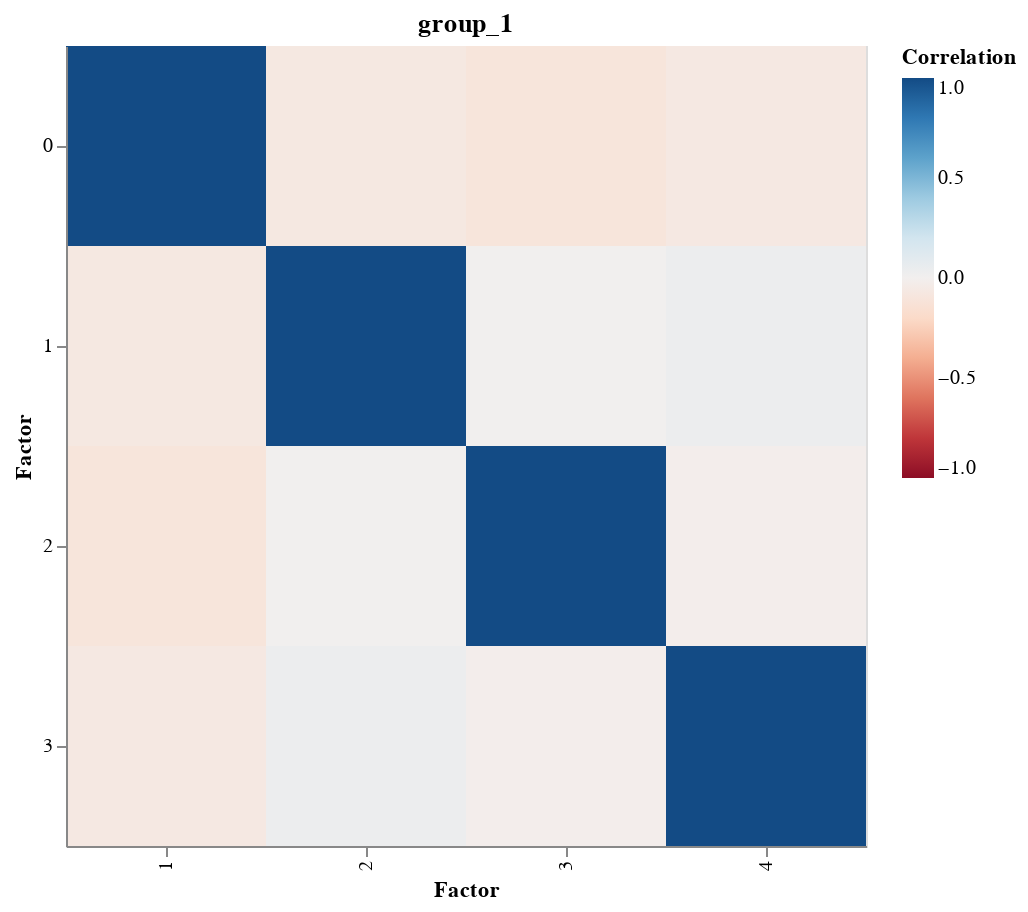

Notebook code cell kept with this figure:
### Code cell
plot_factor_correlation(model)

### Figure 1 — Vega specification as saved in the notebook (floating-point values rounded to 4 significant figures)
{"$schema": "https://vega.github.io/schema/vega/v5.json", "data": [{"name": "source_0", "values": [{"Correlation": 1.0, "Factor1": 1, "Factor2": 0}, {"Correlation": -0.06801, "Factor1": 2, "Factor2": 0}, {"Correlation": -0.1032, "Factor1": 3, "Factor2": 0}, {"Correlation": -0.06665, "Factor1": 4, "Factor2": 0}, {"Correlation": -0.06801, "Factor1": 1, "Factor2": 1}, {"Correlation": 1.0, "Factor1": 2, "Factor2": 1}, {"Correlation": 0.007309, "Factor1": 3, "Factor2": 1}, {"Correlation": 0.03536, "Factor1": 4, "Factor2": 1}, {"Correlation": -0.1032, "Factor1": 1, "Factor2": 2}, {"Correlation": 0.007309, "Factor1": 2, "Factor2": 2}, {"Correlation": 1.0, "Factor1": 3, "Factor2": 2}, {"Correlation": -0.01738, "Factor1": 4, "Factor2": 2}, {"Correlation": -0.06665, "Factor1": 1, "Factor2": 3}, {"Correlation": 0.03536, "Factor1": 2, "Factor2": 3}, {"Correlation": -0.01738, "Factor1": 3, "Factor2": 3}, {"Correlation": 1.0, "Factor1": 4, "Factor2": 3}]}, {"name": "source_0_concat_0_x_domain_Factor1", "values": [{"Factor1": 1}, {"Factor1": 2}, {"Factor1": 3}, {"Factor1": 4}]}, {"name": "source_0_concat_0_y_domain_Factor2", "values": [{"Factor2": 0}, {"Factor2": 1}, {"Factor2": 2}, {"Factor2": 3}]}], "signals": [{"name": "childWidth", "value": 400}], "marks": [{"type": "group", "name": "concat_0_group", "encode": {"update": {"height": {"signal": "height"}, "width": {"signal": "childWidth"}}}, "marks": [{"type": "rect", "name": "concat_0_marks", "from": {"data": "source_0"}, "encode": {"update": {"fill": {"field": "Correlation", "scale": "concat_0_color"}, "tooltip": {"signal": "{\"Factor1\": format(datum[\"Factor1\"], \"\"), \"Factor2\": format(datum[\"Factor2\"], \"\"), \"Correlation\": format(datum[\"Correlation\"], \"\")}"}, "width": {"signal": "max(0.25, bandwidth('concat_0_x'))"}, "y": {"field": "Factor2", "scale": "concat_0_y"}, "height": {"signal": "max(0.25, bandwidth('concat_0_y'))"}, "x": {"field": "Factor1", "scale": "concat_0_x"}}}, "style": ["rect"]}], "axes": [{"scale": "concat_0_x", "zindex": 1, "orient": "bottom", "labelAlign": "right", "title": "Factor", "grid": false, "labelAngle": 270, "labelBaseline": "middle"}, {"scale": "concat_0_y", "title": "Factor", "grid": false, "orient": "left", "zindex": 1}], "title": {"text": "group_1", "frame": "group"}, "legends": [{"fill": "concat_0_color", "gradientLength": {"signal": "clamp(height, 64, 200)"}, "title": "Correlation"}], "style": "cell"}], "scales": [{"name": "concat_0_x", "type": "band", "domain": {"data": "source_0_concat_0_x_domain_Factor1", "field": "Factor1", "sort": true}, "range": [0, {"signal": "childWidth"}], "paddingOuter": 0, "paddingInner": 0}, {"name": "concat_0_y", "type": "band", "domain": {"data": "source_0_concat_0_y_domain_Factor2", "field": "Factor2", "sort": true}, "range": [0, {"signal": "height"}], "paddingOuter": 0, "paddingInner": 0}, {"name": "concat_0_color", "type": "linear", "domain": [-1, 1], "range": {"scheme": "redblue"}, "zero": true, "interpolate": "hcl"}], "layout": {"padding": 20, "bounds": "full", "align": "each"}, "height": 400, "background": "white", "padding": 5}
